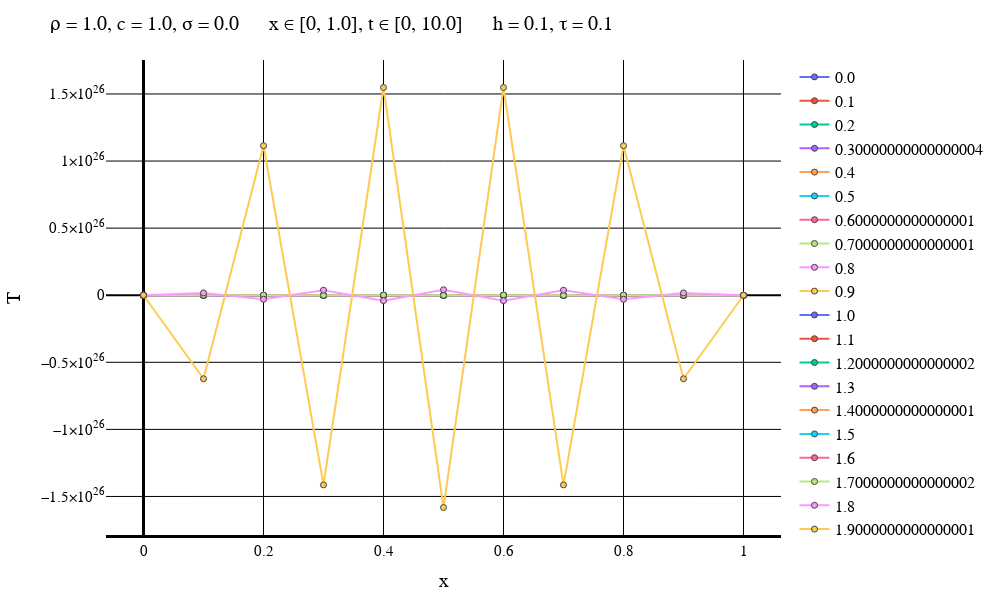

Notebook source saved alongside this figure:
### Markdown cell above
Явная схема

### Code cell
typeOfScheme = "Forward"

solutionFile = "D:\\Calc_Methods_2\\Lab2\\FirstConds\\$typeOfScheme\\solution$numOfEq.txt"
dataFile = "D:\\Calc_Methods_2\\Lab2\\FirstConds\\$typeOfScheme\\data$numOfEq.txt"
intervalFile = "D:\\Calc_Methods_2\\Lab2\\FirstConds\\$typeOfScheme\\interval$numOfEq.txt"

solutionMatrix = readdlm(solutionFile)
dataVec = readdlm(dataFile)
intervalVec = readdlm(intervalFile);

L = dataVec[3]
timeEnd = dataVec[4]
numOfXIntervals = Int(intervalVec[1])
numOfTIntervals = Int(intervalVec[2])
h = L / numOfXIntervals
τ = timeEnd / numOfTIntervals
if default == true
    plotStep = trunc(Int, timeEnd / (defaultStepParam * τ))
    numOfPlots = numOfTIntervals + 1    
else
    plotStep = firstSteps
    numOfPlots = firstPlots
end
println("Шаг графика: $plotStep")
println("Время последнего графика: $((numOfPlots - 1)*τ)")
makePlot(numOfPlots, plotStep, solutionMatrix, dataVec, intervalVec)

### Figure 1 — Plotly figure (JSON) as saved in the notebook; plotly's stock layout.template omitted (floating-point values rounded to 4 significant figures)
{"data": [{"line": {"width": 2}, "marker": {"line": {"width": 1}, "showline": true}, "mode": "lines+markers", "name": "0.0", "type": "scatter", "x": [0, 0.1, 0.2, 0.3, 0.4, 0.5, 0.6, 0.7, 0.8, 0.9, 1], "y": [1, 1.09, 1.16, 1.21, 1.24, 1.25, 1.24, 1.21, 1.16, 1.09, 1]}, {"line": {"width": 2}, "marker": {"line": {"width": 1}, "showline": true}, "mode": "lines+markers", "name": "0.1", "type": "scatter", "x": [0, 0.1, 0.2, 0.3, 0.4, 0.5, 0.6, 0.7, 0.8, 0.9, 1], "y": [1, 0.89, 0.96, 1.01, 1.04, 1.05, 1.04, 1.01, 0.96, 0.89, 1]}, {"line": {"width": 2}, "marker": {"line": {"width": 1}, "showline": true}, "mode": "lines+markers", "name": "0.2", "type": "scatter", "x": [0, 0.1, 0.2, 0.3, 0.4, 0.5, 0.6, 0.7, 0.8, 0.9, 1], "y": [1, 2.69, 0.76, 0.81, 0.84, 0.85, 0.84, 0.81, 0.76, 2.69, 1]}, {"line": {"width": 2}, "marker": {"line": {"width": 1}, "showline": true}, "mode": "lines+markers", "name": "0.30000000000000004", "type": "scatter", "x": [0, 0.1, 0.2, 0.3, 0.4, 0.5, 0.6, 0.7, 0.8, 0.9, 1], "y": [1, -33.51, 20.56, 0.61, 0.64, 0.65, 0.64, 0.61, 20.56, -33.51, 1]}, {"line": {"width": 2}, "marker": {"line": {"width": 1}, "showline": true}, "mode": "lines+markers", "name": "0.4", "type": "scatter", "x": [0, 0.1, 0.2, 0.3, 0.4, 0.5, 0.6, 0.7, 0.8, 0.9, 1], "y": [1, 852.3, -719.6, 200.4, 0.44, 0.45, 0.44, 200.4, -719.6, 852.3, 1]}, {"line": {"width": 2}, "marker": {"line": {"width": 1}, "showline": true}, "mode": "lines+markers", "name": "0.5", "type": "scatter", "x": [0, 0.1, 0.2, 0.3, 0.4, 0.5, 0.6, 0.7, 0.8, 0.9, 1], "y": [1, -23380.0, 24200.0, -11000.0, 2000.0, 0.25, 2000.0, -11000.0, 24200.0, -23380.0, 1]}, {"line": {"width": 2}, "marker": {"line": {"width": 1}, "showline": true}, "mode": "lines+markers", "name": "0.6000000000000001", "type": "scatter", "x": [0, 0.1, 0.2, 0.3, 0.4, 0.5, 0.6, 0.7, 0.8, 0.9, 1], "y": [1, 686230, -803600, 471000, -148000, 40000, -148000, 471000, -803600, 686230, 1]}, {"line": {"width": 2}, "marker": {"line": {"width": 1}, "showline": true}, "mode": "lines+markers", "name": "0.7000000000000001", "type": "scatter", "x": [0, 0.1, 0.2, 0.3, 0.4, 0.5, 0.6, 0.7, 0.8, 0.9, 1], "y": [1, -21074400, 26840700, -18465000, 7922000, -3720000, 7922000, -18465000, 26840700, -21074400, 1]}, {"line": {"width": 2}, "marker": {"line": {"width": 1}, "showline": true}, "mode": "lines+markers", "name": "0.8", "type": "scatter", "x": [0, 0.1, 0.2, 0.3, 0.4, 0.5, 0.6, 0.7, 0.8, 0.9, 1], "y": [1, 668820000, -905367000, 698462000, -372368000, 229120000, -372368000, 698462000, -905367000, 668820000, 1]}, {"line": {"width": 2}, "marker": {"line": {"width": 1}, "showline": true}, "mode": "lines+markers", "name": "0.9", "type": "scatter", "x": [0, 0.1, 0.2, 0.3, 0.4, 0.5, 0.6, 0.7, 0.8, 0.9, 1], "y": [1, -21761200000, 30874800000, -26048100000, 16350800000, -11800600000, 16350800000, -26048100000, 30874800000, -21761200000, 1]}, {"line": {"width": 2}, "marker": {"line": {"width": 1}, "showline": true}, "mode": "lines+markers", "name": "1.0", "type": "scatter", "x": [0, 0.1, 0.2, 0.3, 0.4, 0.5, 0.6, 0.7, 0.8, 0.9, 1], "y": [1, 722212000000, -1064710000000, 967170000000, -689153000000, 551228000000, -689153000000, 967170000000, -1064710000000, 722212000000, 1]}, {"line": {"width": 2}, "marker": {"line": {"width": 1}, "showline": true}, "mode": "lines+markers", "name": "1.1", "type": "scatter", "x": [0, 0.1, 0.2, 0.3, 0.4, 0.5, 0.6, 0.7, 0.8, 0.9, 1], "y": [1, -24369200000000, 37123400000000, -35914900000000, 28277900000000, -24256400000000, 28277900000000, -35914900000000, 37123400000000, -24369200000000, 1]}, {"line": {"width": 2}, "marker": {"line": {"width": 1}, "showline": true}, "mode": "lines+markers", "name": "1.2000000000000002", "type": "scatter", "x": [0, 0.1, 0.2, 0.3, 0.4, 0.5, 0.6, 0.7, 0.8, 0.9, 1], "y": [1, 834248000000000, -1308190000000000, 1336400000000000, -1138990000000000, 1026430000000000, -1138990000000000, 1336400000000000, -1308190000000000, 834248000000000, 1]}, {"line": {"width": 2}, "marker": {"line": {"width": 1}, "showline": true}, "mode": "lines+markers", "name": "1.3", "type": "scatter", "x": [0, 0.1, 0.2, 0.3, 0.4, 0.5, 0.6, 0.7, 0.8, 0.9, 1], "y": [1, -28932600000000000, 46562000000000000, -49863300000000000, 45269100000000000, -42282000000000000, 45269100000000000, -49863300000000000, 46562000000000000, -28932600000000000, 1]}, {"line": {"width": 2}, "marker": {"line": {"width": 1}, "showline": true}, "mode": "lines+markers", "name": "1.4000000000000001", "type": "scatter", "x": [0, 0.1, 0.2, 0.3, 0.4, 0.5, 0.6, 0.7, 0.8, 0.9, 1], "y": [1, 1015340000000000000, -1672640000000000000, 1865710000000000000, -1781570000000000000, 1708740000000000000, -1781570000000000000, 1865710000000000000, -1672640000000000000, 1015340000000000000, 1]}, {"line": {"width": 2}, "marker": {"line": {"width": 1}, "showline": true}, "mode": "lines+markers", "name": "1.5", "type": "scatter", "x": [0, 0.1, 0.2, 0.3, 0.4, 0.5, 0.6, 0.7, 0.8, 0.9, 1], "y": [1, -36017800000000000000, 60590600000000000000, -69990600000000000000, 69594300000000000000, -68097400000000000000, 69594300000000000000, -69990600000000000000, 60590600000000000000, -36017800000000000000, 1]}, {"line": {"width": 2}, "marker": {"line": {"width": 1}, "showline": true}, "mode": "lines+markers", "name": "1.6", "type": "scatter", "x": [0, 0.1, 0.2, 0.3, 0.4, 0.5, 0.6, 0.7, 0.8, 0.9, 1], "y": [1, 1.29e+21, -2.211e+21, 2.632e+21, -2.703e+21, 2.686e+21, -2.703e+21, 2.632e+21, -2.211e+21, 1.29e+21, 1]}, {"line": {"width": 2}, "marker": {"line": {"width": 1}, "showline": true}, "mode": "lines+markers", "name": "1.7000000000000002", "type": "scatter", "x": [0, 0.1, 0.2, 0.3, 0.4, 0.5, 0.6, 0.7, 0.8, 0.9, 1], "y": [1, -4.663e+22, 8.123e+22, -9.915e+22, 1.045e+23, -1.051e+23, 1.045e+23, -9.915e+22, 8.123e+22, -4.663e+22, 1]}, {"line": {"width": 2}, "marker": {"line": {"width": 1}, "showline": true}, "mode": "lines+markers", "name": "1.8", "type": "scatter", "x": [0, 0.1, 0.2, 0.3, 0.4, 0.5, 0.6, 0.7, 0.8, 0.9, 1], "y": [1, 1.698e+24, -3.001e+24, 3.741e+24, -4.029e+24, 4.087e+24, -4.029e+24, 3.741e+24, -3.001e+24, 1.698e+24, 1]}, {"line": {"width": 2}, "marker": {"line": {"width": 1}, "showline": true}, "mode": "lines+markers", "name": "1.9000000000000001", "type": "scatter", "x": [0, 0.1, 0.2, 0.3, 0.4, 0.5, 0.6, 0.7, 0.8, 0.9, 1], "y": [1, -6.228e+25, 1.114e+26, -1.414e+26, 1.548e+26, -1.582e+26, 1.548e+26, -1.414e+26, 1.114e+26, -6.228e+25, 1]}], "layout": {"coloraxis": {"outlinecolor": "black"}, "font": {"color": "black", "family": "Time New Roman"}, "height": 600, "legend": {"font": {"size": 16}}, "margin": {"b": 50, "l": 50, "r": 50, "t": 60}, "paper_bgcolor": "white", "plot_bgcolor": "white", "title": {"autosize": false, "font": {"color": "black", "family": "Times New Roman", "size": 20}, "paper_bgcolor": "red", "text": "ρ = 1.0, c = 1.0, σ = 0.0      x ∈ [0, 1.0], t ∈ [0, 10.0]      h = 0.1, τ = 0.1"}, "width": 1000, "xaxis": {"color": "black", "gridcolor": "black", "gridwidth": 1, "linecolor": "black", "linewidth": 3, "tickfont": {"size": 15}, "title": {"font": {"color": "black", "family": "Times New Roman", "size": 20}, "text": "x"}, "zerolinecolor": "black", "zerolinewidth": 3}, "yaxis": {"exponentformat": "power", "gridcolor": "black", "gridwidth": 1, "tickfont": {"size": 15}, "title": {"font": {"color": "black", "family": "Times New Roman", "size": 20}, "text": "T"}, "zerolinecolor": "black"}}}
